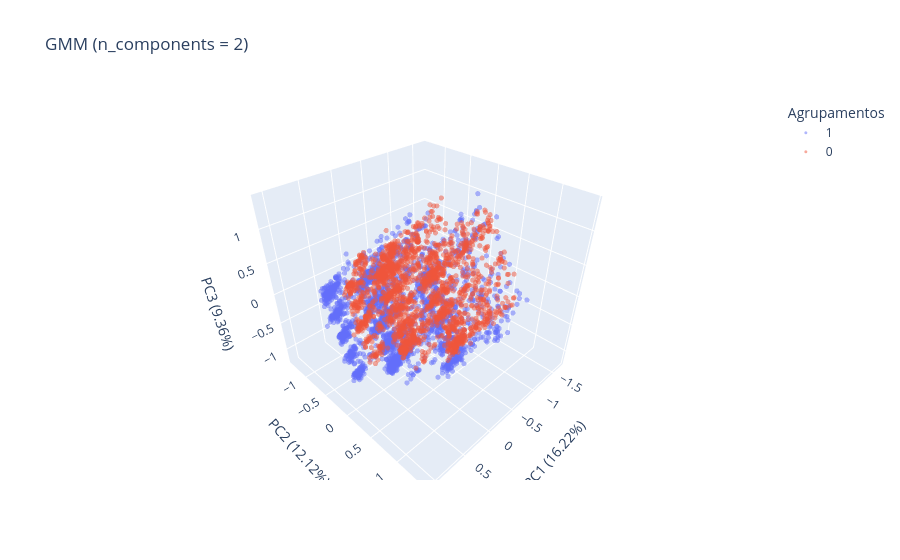

Write notebook code for a chart like this one.
### Code cell
# testes de gmm com diferentes valors de n
plotar_gmm(n=2)

### Figure 1 — Plotly figure (JSON) as saved in the notebook; plotly's stock layout.template omitted (floating-point values rounded to 4 significant figures; data arrays with more than 128 entries replaced by an {"elided": "..."} marker saying what was removed)
{"data": [{"hovertemplate": "Agrupamentos=1<br>principal component 1=%{x}<br>principal component 2=%{y}<br>principal component 3=%{z}<extra></extra>", "legendgroup": "1", "marker": {"color": "#636efa", "opacity": 0.5, "size": 3, "symbol": "circle"}, "mode": "markers", "name": "1", "scene": "scene", "showlegend": true, "type": "scatter3d", "x": {"elided": "2426 float values"}, "y": {"elided": "2426 float values"}, "z": {"elided": "2426 float values"}}, {"hovertemplate": "Agrupamentos=0<br>principal component 1=%{x}<br>principal component 2=%{y}<br>principal component 3=%{z}<extra></extra>", "legendgroup": "0", "marker": {"color": "#EF553B", "opacity": 0.5, "size": 3, "symbol": "circle"}, "mode": "markers", "name": "0", "scene": "scene", "showlegend": true, "type": "scatter3d", "x": {"elided": "1998 float values"}, "y": {"elided": "1998 float values"}, "z": {"elided": "1998 float values"}}], "layout": {"legend": {"title": {"text": "Agrupamentos"}, "tracegroupgap": 0}, "scene": {"domain": {"x": [0, 1], "y": [0, 1]}, "xaxis": {"title": {"text": "PC1 (16.22%)"}}, "yaxis": {"title": {"text": "PC2 (12.12%)"}}, "zaxis": {"title": {"text": "PC3 (9.36%)"}}}, "title": {"text": "GMM (n_components = 2)"}}}
